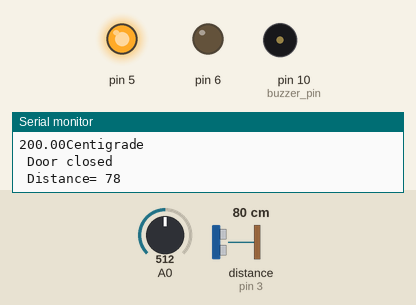
A sketch run on a simulated Arduino Uno, built with avr-gcc and run on an emulated ATmega328P. On the bench: output pins drawn as LEDs (lit = HIGH), buzzer (waves = sounding, pin HIGH), the last lines printed to the serial monitor. Wiring (inferred from the names in the program): ultrasonic range finder: trigger pin 2; echo pin 3. Inputs (shaded band) come from the test bench; at power-on: distance to the obstacle (sensor on pin 3) 80 cm, A0 = 512. The echo pulse lasts 58.3 µs per cm; pins used as bus, display or sensor lines are not drawn.

Above: at 1.3 s.
1.4 s: distance to the obstacle (sensor on pin 3) set to 13 cm
2.9 s: distance to the obstacle (sensor on pin 3) set to 10 cm
At 4.0 s:
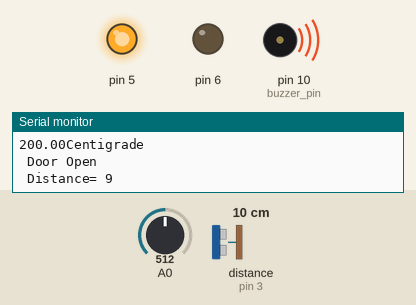
4.5 s: A0 set to 131
7.5 s: A0 set to 109
At 8.2 s:
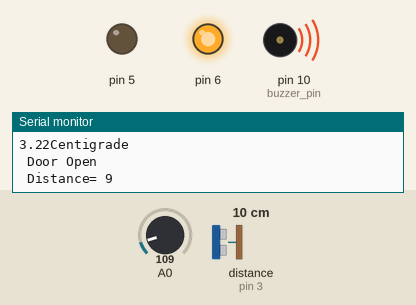
9.0 s: distance to the obstacle (sensor on pin 3) set to 18 cm
At 9.7 s:
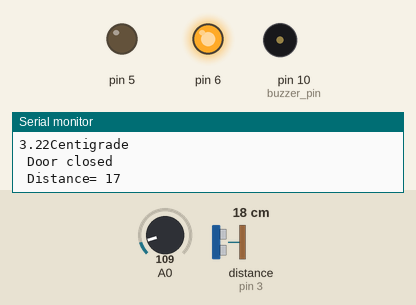
10.5 s: distance to the obstacle (sensor on pin 3) set to 2 cm
At 11.1 s:
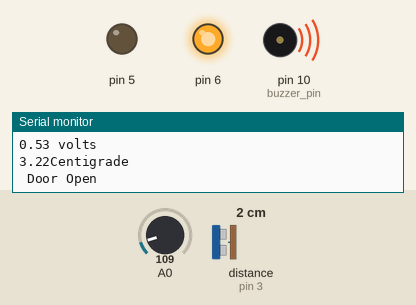
Timing chart, 0 to 13.0 s (numbered marks = the images above; inputs shaded):
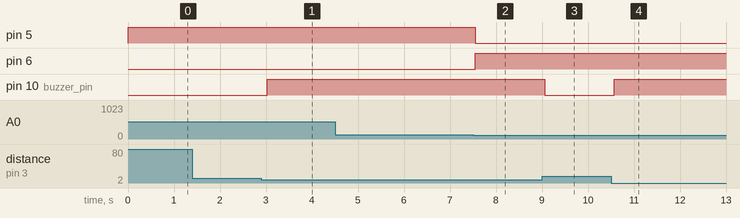

Measured:
- the behaviour switches between 12 and 11 cm on distance to the obstacle (sensor on pin 3) (found by bisection; images 0 and 1)
- the behaviour switches between 123 and 122 on A0 (found by bisection; images 1 and 2)
- after the input at 2.9 s, pin 10 (buzzer_pin): LOW → HIGH after 0.13 s
- after the input at 7.5 s, pin 5: HIGH → LOW after 0.05 s; pin 6: LOW → HIGH after 0.05 s
- after the input at 9.0 s, pin 10 (buzzer_pin): HIGH → LOW after 0.06 s
- after the input at 10.5 s, pin 10 (buzzer_pin): LOW → HIGH after 0.07 s

The sketch:

first_project_code.ino
```cpp
int trigger_pin = 2;

int echo_pin = 3;

int buzzer_pin = 10;

int time;

int distance;


void setup ( ) {

        Serial.begin (9600);

        pinMode (trigger_pin, OUTPUT);

        pinMode (echo_pin, INPUT);

        pinMode (buzzer_pin, OUTPUT);
        pinMode(A0, INPUT);
        pinMode(5, OUTPUT);
        pinMode(6, OUTPUT);


}


void loop ( ) {

  float reading = analogRead(A0);
  // put your main code here, to run repeatedly:
 float voltage = reading * 5.0;
 voltage /= 1024.0;

 // print out the voltage
 Serial.print(voltage); Serial.println(" volts");

 // now print out the temperature
 float temperatureC = (voltage - 0.5) * 100 ;
  Serial.print(temperatureC); Serial.print("Centigrade");
  Serial.println();
 // delay(2000);
  if (temperatureC >= 20)
  {
    digitalWrite(5, HIGH);
    digitalWrite(6, LOW);
  }
  else if (temperatureC <= 10)
  {
    digitalWrite(6, HIGH);
    digitalWrite(5, LOW);
  }

    digitalWrite (trigger_pin, HIGH);

    delayMicroseconds (10);

    digitalWrite (trigger_pin, LOW);

    time = pulseIn (echo_pin, HIGH);

    distance = (time * 0.034) / 2;


  if (distance <= 10)

        {

        Serial.println (" Door Open ");

        Serial.print (" Distance= ");

        Serial.println (distance);

        digitalWrite (buzzer_pin, HIGH);

        delay (500);

        }

  else {

        Serial.println (" Door closed ");

        Serial.print (" Distance= ");

        Serial.println (distance);

        digitalWrite (buzzer_pin, LOW);

        delay (500);

  }

  }
```
